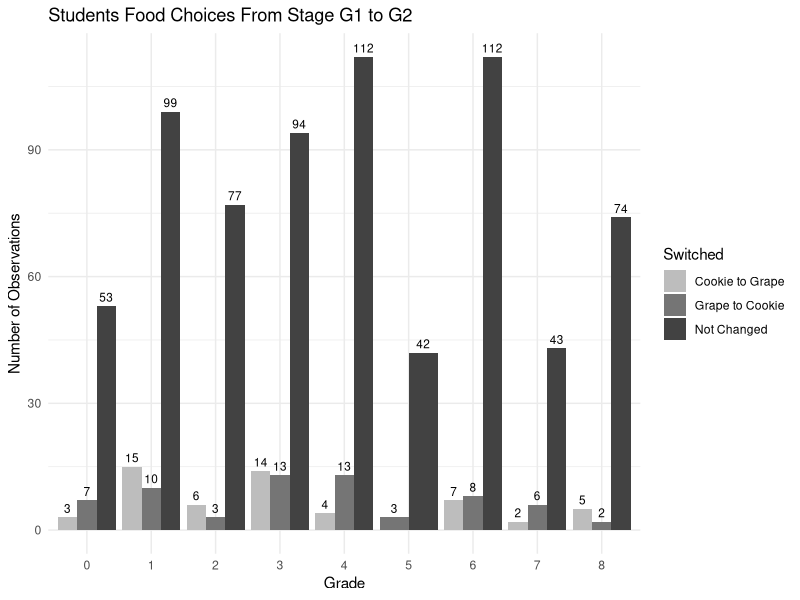
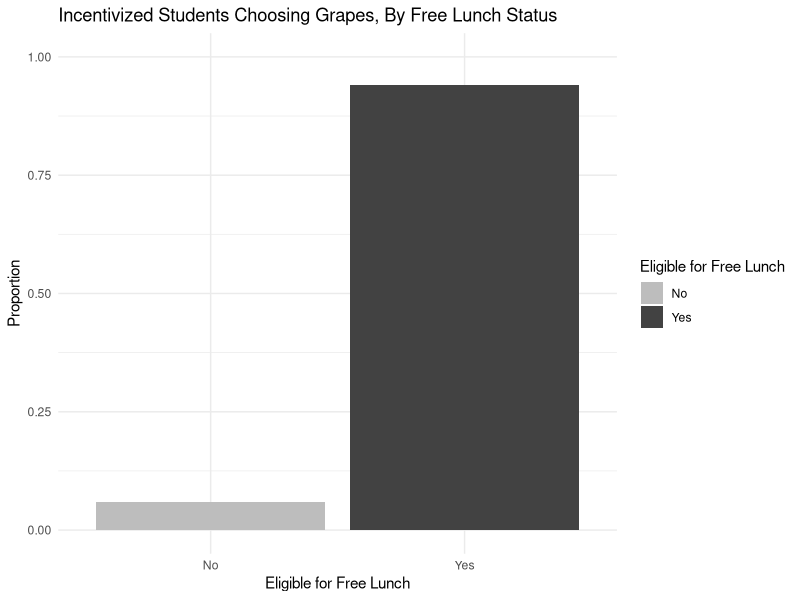
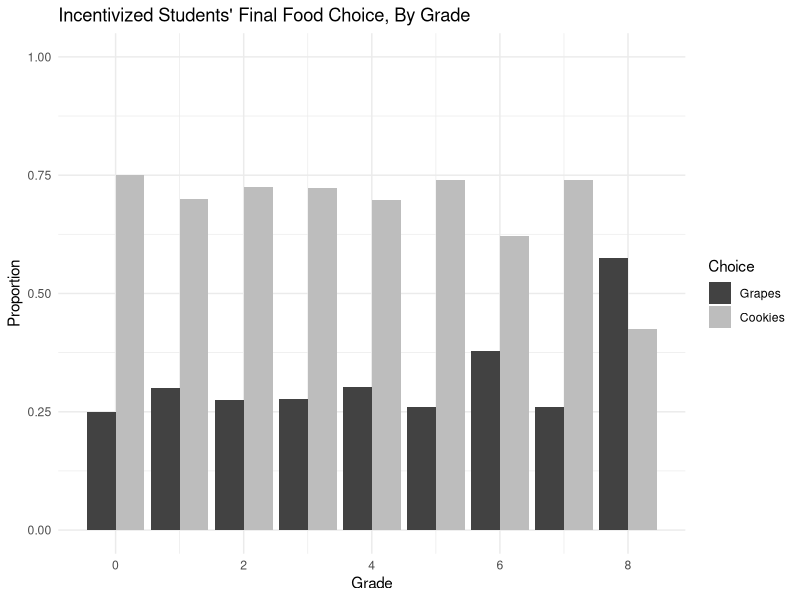
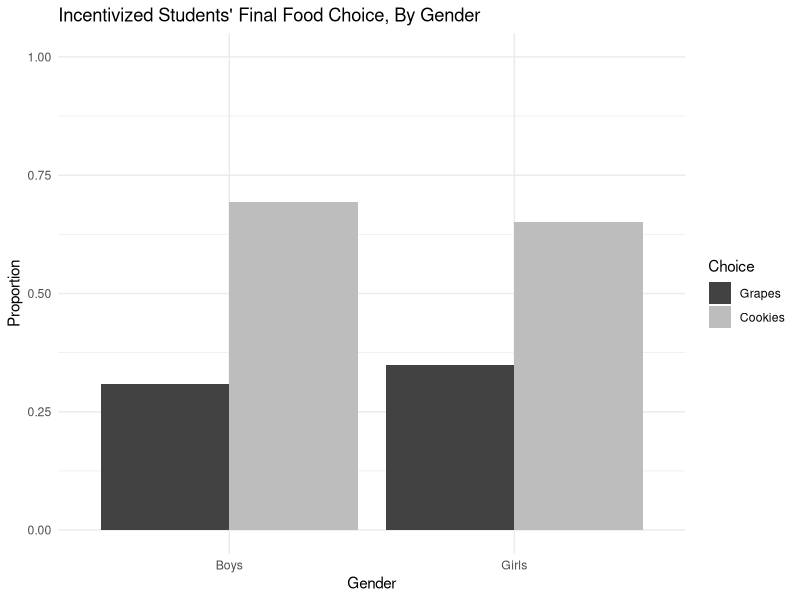

The R script that drew these images, in order:
## ---- chunk 1
#| echo: false
#| include: false
#| warning: false
#| message: false

library(tidyverse)
library(knitr)
library(kableExtra)
library(ggplot2)
library(dplyr)
## ---- chunk 2
#| echo: false
#| include: true
#| warning: false
#| label: tbl-table1
#| tbl-cap: ""

sum_table_wide <-
  read_csv(
    file = "../data/sum_table_wide.csv",
    show_col_types = FALSE
  )

sum_table_final <-
    sum_table_wide |>
      as_tibble() |>
      mutate(state = rownames(sum_table_wide)) |>
      select(Group, Observations, table_size, male, grade, black, hispanic, free)

sum_table_final |>
  kable(
    col.names = c('Group', 'Observations', 'Table Size', 'Percent of boys', 'Grade', 'Black', 'Hispanic', 'Free Lunch'),
    digits = 3
  )

## ---- chunk 3
#| echo: false
#| warning: false
#| label: fig-foodChoices
#| fig-cap: ": Students food choices from stage G1 to G2 comparing grape to cookie, cookie to grape, or no change."


public_data <-
  read_csv(
    file = "../data/public_data.csv",
    show_col_types = FALSE
  )

# Remove all column contains '999'
food_choices <- public_data |>
    filter_all(all_vars(. != 999))

# Add a new column named Switched
food_choices$Switched = ifelse(food_choices$grape == 0 & food_choices$grape2 == 1, "Cookie to Grape",
                               ifelse(food_choices$grape == 1 & food_choices$grape2 == 0, "Grape to Cookie", "Not Changed"))

# Create a bar plot
ggplot(food_choices, aes(x = as.factor(grade), fill = Switched)) +
  geom_bar(position = "dodge") +
  geom_text(
    aes(label = after_stat(count)),
    stat = "count",
    position = position_dodge(width = 0.9),
    vjust = -0.5, # Adjust the vertical position of the labels
    color = "black",
    size = 3
  ) +
  labs(title = "Students Food Choices From Stage G1 to G2",
       x = "Grade",
       y = "Number of Observations") +
  scale_fill_manual(values = c("Cookie to Grape" = '#BDBDBD',"Grape to Cookie" = '#757575', "Not Changed" = '#424242')) +
  scale_x_discrete(breaks = as.character(0:8)) +
  theme_minimal()

## ---- chunk 4
#| echo: false
#| include: true
#| warning: false
#| label: fig-lunchStatus
#| fig-cap: ": Comparing incentivized students choosing grapes if they are eligible or not eligable for the free lunch program"

# Filter data for incentivized students whose grape2 choice was 1
incentivized_grapes <- food_choices %>%
  filter(incentive == 1 & grape2 == 1)

# Calculate proportions
proportions <- incentivized_grapes %>%
  group_by(free) %>%
  summarise(Proportion = n() / nrow(incentivized_grapes))

# Create the bar graph
ggplot(proportions, aes(x = factor(free), y = Proportion, fill = factor(free))) +
  geom_bar(stat = "identity") +
  labs(title = "Incentivized Students Choosing Grapes, By Free Lunch Status",
       x = "Eligible for Free Lunch",
       y = "Proportion",
       fill = "Eligible for Free Lunch") +
  scale_fill_manual(values = c('#BDBDBD', '#424242'), labels = c("No", "Yes")) +
  scale_x_discrete(labels = c("0" = "No", "1" = "Yes")) +  # Adjust x-axis labels  
  scale_y_continuous(limits = c(0, 1)) +  # Set y-axis limits  
  theme_minimal()

## ---- chunk 5
#| echo: false
#| include: true
#| warning: false
#| label: fig-grade
#| fig-cap: ": Comparing incentivized students choosing grapes or cookies by the students grade"

# Filter data for incentivized students
incentivized_students <- food_choices %>%
  filter(incentive == 1)

# Calculate proportions of students choosing grapes and cookies for each grade
proportions <- incentivized_students %>%
  group_by(grade) %>%
  summarise(
    grapes_proportion = mean(grape2 == 1),
    cookies_proportion = mean(grape2 == 0)
  )

# Reshape the data from wide to long format for plotting
proportions_long <- proportions %>%
  tidyr::pivot_longer(cols = c(grapes_proportion, cookies_proportion),
                      names_to = "choice",
                      values_to = "proportion")

# Create the bar chart
ggplot(proportions_long, aes(x = grade, y = proportion, fill = choice)) +
  geom_bar(stat = "identity", position = "dodge") +
  labs(title = "Incentivized Students' Final Food Choice, By Grade",
       x = "Grade",
       y = "Proportion",
       fill = "Choice") +
  scale_fill_manual(values = c("grapes_proportion" = '#BDBDBD', "cookies_proportion" = '#424242'),
                    labels = c("Grapes", "Cookies")) +
  ylim(0,1) +
  theme_minimal()

## ---- chunk 6
#| echo: false
#| include: true
#| warning: false
#| label: fig-gender
#| fig-cap: ": Comparing incentivized students choosing grapes or cookies by the students gender"

# Filter data for incentivized students
incentivized_students <- food_choices %>%
  filter(incentive == 1)

# Calculate proportions of students choosing grapes and cookies for each gender
proportions <- incentivized_students %>%
  group_by(male) %>%
  summarise(
    grapes_proportion = mean(grape2 == 1),
    cookies_proportion = mean(grape2 == 0)
  )

# Normalize proportions to ensure they sum up to 1 for each gender
proportions <- proportions %>%
  mutate(
    total_proportion = grapes_proportion + cookies_proportion,
    grapes_proportion = grapes_proportion / total_proportion,
    cookies_proportion = cookies_proportion / total_proportion
  )

# Reshape the data from wide to long format for plotting
proportions_long <- proportions %>%
  tidyr::pivot_longer(cols = c(grapes_proportion, cookies_proportion),
                      names_to = "choice",
                      values_to = "proportion")

# Rename gender values for better visualization
proportions_long$male <- ifelse(proportions_long$male == 1, "Boys", "Girls")

# Create the bar chart
ggplot(proportions_long, aes(x = male, y = proportion, fill = choice)) +
  geom_bar(stat = "identity", position = "dodge") +
  labs(title = "Incentivized Students' Final Food Choice, By Gender",
       x = "Gender",
       y = "Proportion",
       fill = "Choice") +
  scale_fill_manual(values = c("grapes_proportion" = '#BDBDBD', "cookies_proportion" = '#424242'),
                    labels = c("Grapes", "Cookies")) +
  ylim(0,1) +
  theme_minimal()
